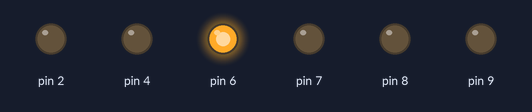
Simulated run of this sketch. Board: Arduino Uno, built with avr-gcc and run on an emulated ATmega328P. Shown: output pins drawn as LEDs (lit = HIGH). What the sketch prints to the serial monitor is not drawn.

Above: at 0.4 s.
At 0.9 s:
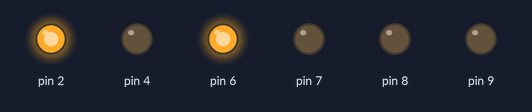
At 1.9 s:
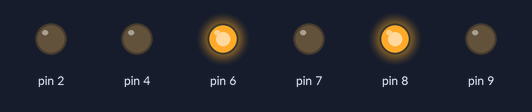
Timing chart, 0 to 3.2 s (numbered marks = the images above):
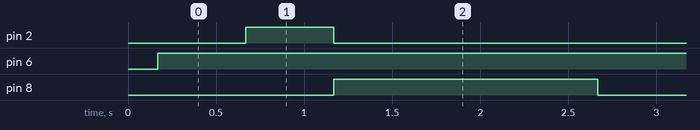

Measured:
- by itself, pin 2: alternates HIGH for 0.50 s and LOW for 2.0 s
- by itself, pin 6: LOW → HIGH at 0.17 s
- by itself, pin 8: alternates HIGH for 1.5 s and LOW for 1.0 s

The sketch:

braille.ino
```cpp
// Dependencies
#include <stdint.h>
#include <string.h>

// Specify braille character designs
const char * const P_DESIGN_BRAILLE_A = "X."
                                        ".."
                                        "..";

const char * const P_DESIGN_BRAILLE_B = "X."
                                        "X."
                                        "..";

const char * const P_DESIGN_BRAILLE_C = "XX"
                                        ".."
                                        "..";

// Rendering
const char * const P_DESIGN_BRAILLE_MARKER = 'X';

// Braille design validation
const int BRAILLE_DESIGN_WIDTH = 2;
const int BRAILLE_DESIGN_HEIGHT = 3;
const int BRAILLE_DESIGN_LENGTH = BRAILLE_DESIGN_WIDTH * BRAILLE_DESIGN_HEIGHT;

// Braille character set
struct braille_glyph_s {
  bool registered;
  const char * p_design;
};
const int SUPPORTED_ASCII_CHAR_COUNT = 128;
struct braille_glyph_s braille_glyphs[SUPPORTED_ASCII_CHAR_COUNT];

bool braille_character_supported(char character)
{
  const int ASCII_CODE = (int)character;
  return (
    ASCII_CODE < 0 ||
    ASCII_CODE >= SUPPORTED_ASCII_CHAR_COUNT
  ) ? false : true;
}

bool braille_character_not_supported(char character)
{
  return !braille_character_supported(character);
}

bool braille_design_valid(const char * p_braille_design)
{
  if (NULL == p_braille_design) return false;

  return strlen(p_braille_design) == BRAILLE_DESIGN_LENGTH;
}

bool braille_design_in_valid(const char * p_braille_design)
{
  return !braille_design_valid(p_braille_design);
}

bool register_braille_glyph_with_design(char character, const char * p_braille_design)
{
  const int ASCII_CODE = (int)character;

  // Character supported ?
  if (braille_character_not_supported(character))
  {
    Serial.print("\n\nFailed to register character with ASCII code: [");
    Serial.print(ASCII_CODE);
    Serial.print("] because it's not supported !");

    return false;
  }

  // Glyph design valid ?
  if (braille_design_in_valid(p_braille_design))
  {
    Serial.print("\n\nFailed to register character with ASCII code: [");
    Serial.print(ASCII_CODE);
    Serial.print("] because the design [");
    Serial.print(p_braille_design);
    Serial.print("] is invalid !");

    return false;
  }

  struct braille_glyph_s * p_glyph = braille_glyphs + ASCII_CODE;
  p_glyph->registered = true;
  p_glyph->p_design = p_braille_design;

  return true;
}

// Specify intuitive braille dot types
enum braille_dot_e {
  BRAILLE_DOT_1,
  BRAILLE_DOT_2,
  BRAILLE_DOT_3,
  BRAILLE_DOT_4,
  BRAILLE_DOT_5,
  BRAILLE_DOT_6,
  BRAILLE_DOT_COUNT
};

// Specify braille dot type to digital arduino pin
int braille_dot_to_arduino_pin[BRAILLE_DOT_COUNT];

// Library: Text rendering
bool render_braille_character(char character)
{
  // Registered ?
  const int ASCII_CODE = (int)character;
  const struct braille_glyph_s * P_GLYPH = braille_glyphs + ASCII_CODE;
  if (!P_GLYPH->registered) return false;

  // Assume that glyph design is valid since registration
  for (int i_glyph_char = 0; i_glyph_char < BRAILLE_DESIGN_LENGTH; ++i_glyph_char)
  {
    const int DOT_PIN = braille_dot_to_arduino_pin[i_glyph_char];
    const bool DOT_ON = (P_GLYPH->p_design[i_glyph_char] == P_DESIGN_BRAILLE_MARKER) ? true : false;
    digitalWrite(DOT_PIN, DOT_ON ? HIGH : LOW);
  }
}

void render_braille_text(const char * const p_text, unsigned long int delay_in_millis)
{
  if (NULL == p_text) return;

  for (const char * p_char = p_text; *p_char != '\0'; ++p_char)
  {
    render_braille_character(*p_char);
    delay(delay_in_millis);
  }
}

// Entry point
void setup() {
  // Initialize Serial Monitor
  Serial.begin(9600);

  // Configure braille dots to arduino pin configuration
  braille_dot_to_arduino_pin[BRAILLE_DOT_1] = 6;
  braille_dot_to_arduino_pin[BRAILLE_DOT_2] = 8;
  braille_dot_to_arduino_pin[BRAILLE_DOT_3] = 2;
  braille_dot_to_arduino_pin[BRAILLE_DOT_4] = 7;
  braille_dot_to_arduino_pin[BRAILLE_DOT_5] = 9;
  braille_dot_to_arduino_pin[BRAILLE_DOT_6] = 4;

  // Configure arduino pin modes accordingly
  for (int i_braille_dot = 0; i_braille_dot < BRAILLE_DOT_COUNT; ++i_braille_dot)
  {
    pinMode(braille_dot_to_arduino_pin[i_braille_dot], OUTPUT);
  }

  // Initialize braille character glyphs as un-registered
  for (int i_glyph = 0; i_glyph < SUPPORTED_ASCII_CHAR_COUNT; ++i_glyph)
  {
    struct braille_glyph_s * const p_glyph = braille_glyphs + i_glyph;
    p_glyph->registered = false;
    p_glyph->p_design = NULL;
  }

  // Register and configure braille character glyphs$
  register_braille_glyph_with_design('A', P_DESIGN_BRAILLE_A);
  register_braille_glyph_with_design('B', P_DESIGN_BRAILLE_B);
  register_braille_glyph_with_design('C', P_DESIGN_BRAILLE_C);

  // List registration result
  Serial.print("\n\nRegistered glyphs:");
  char reg_description[256];
  int registered_glyph_count = 0;
  for (int i_glyph_ascii = 0; i_glyph_ascii < SUPPORTED_ASCII_CHAR_COUNT; ++i_glyph_ascii)
  {
    const struct braille_glyph_s * const P_GLYPH = braille_glyphs + i_glyph_ascii;

    // Ignore un-registered glyphs
    if (!P_GLYPH->registered) continue;

    // List registration
    snprintf(
      reg_description,
      sizeof(reg_description),
      "\n     Ascii: [%-4d] registered with design [%-s]",
      (int)i_glyph_ascii,
      P_GLYPH->p_design
    );
    Serial.print(reg_description);

    // Count
    ++registered_glyph_count;
  }

  // Statistics
  Serial.print("\n     Registered ");
  Serial.print(registered_glyph_count);
  Serial.print(" out of ");
  Serial.print(SUPPORTED_ASCII_CHAR_COUNT);
  Serial.print(" ASCII character glyphs !");
}

// Loop
void loop() {
  // Render braille text
  render_braille_text("ABCDE", 500);
}
```
